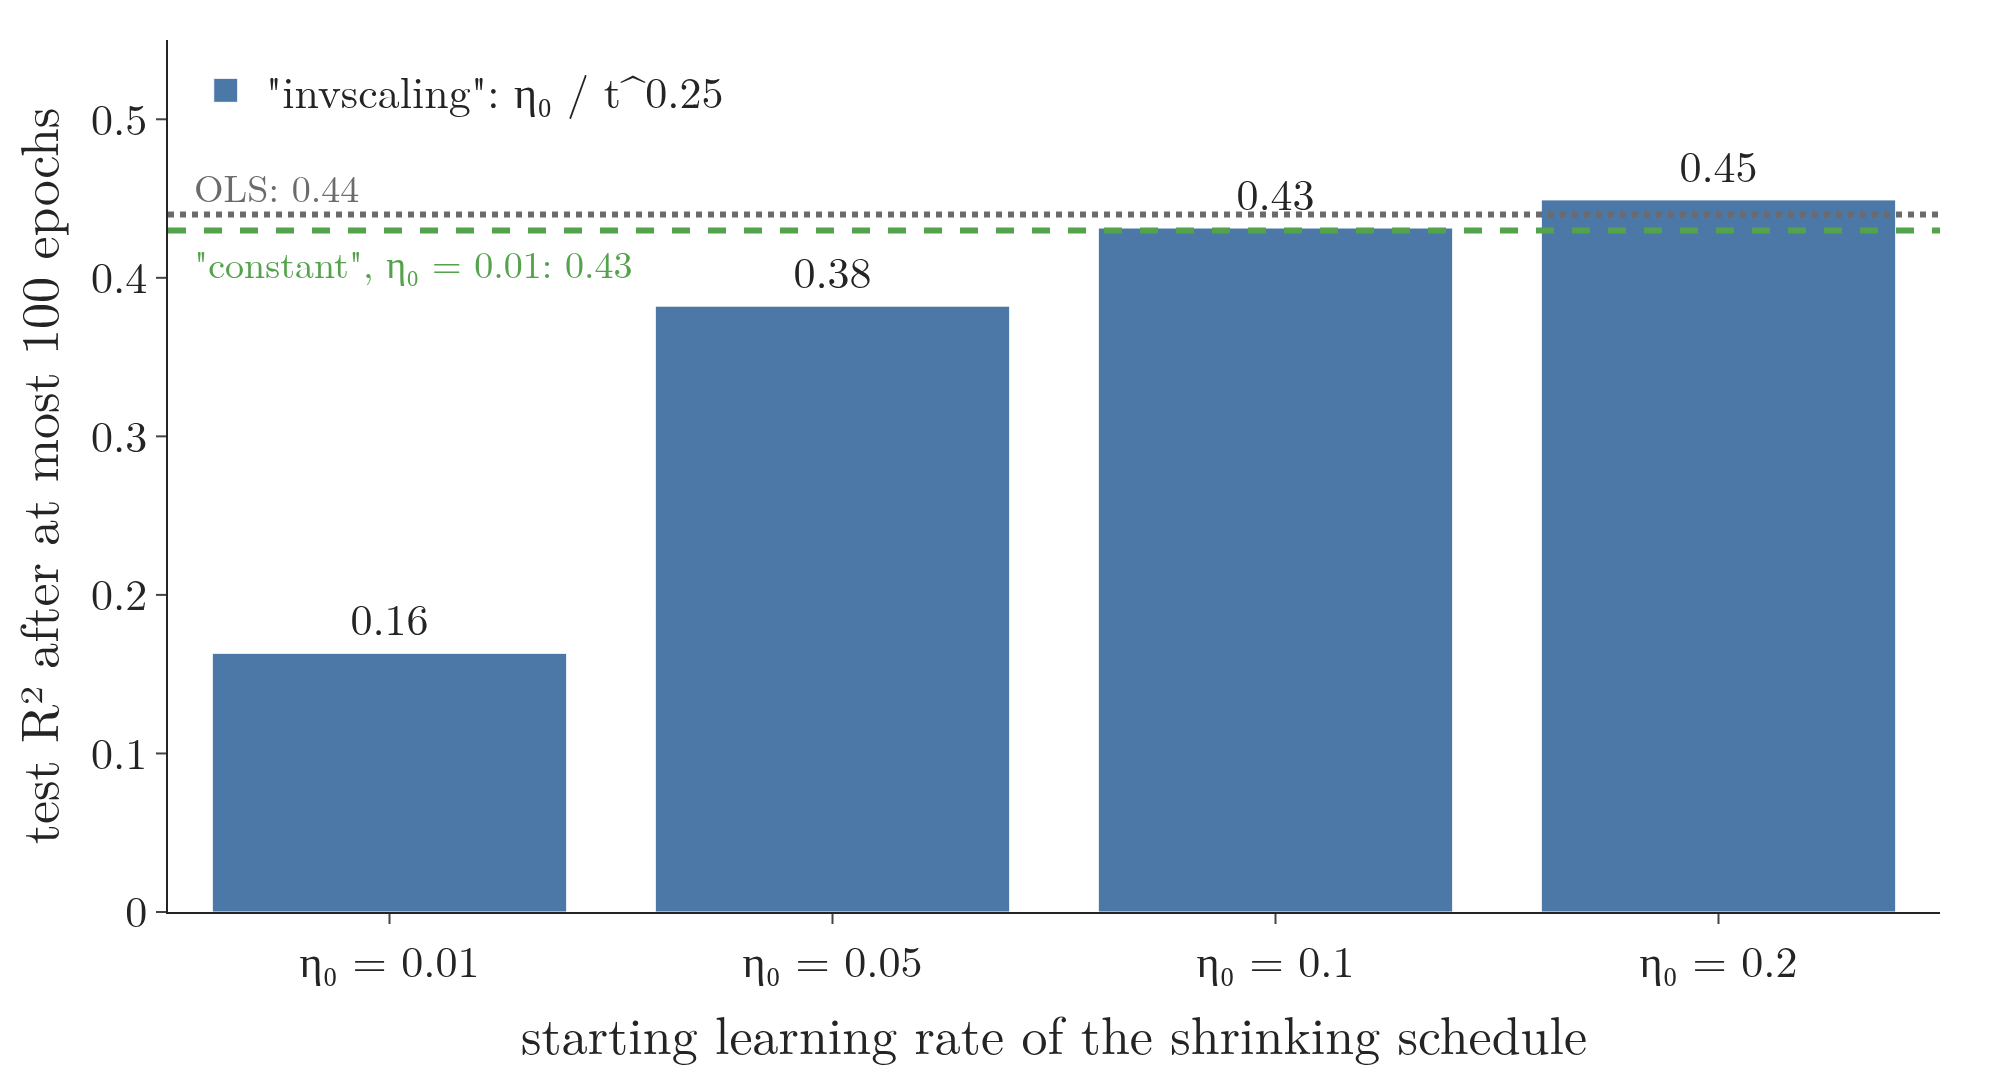

Python code for this plot:
"""SGDRegressor on the diabetes data (split random_state 2, max_iter 100, random_state 0), as in the Notebook
(Plotly). Test R2 for the shrinking "invscaling" schedule at four starting rates eta0, against the constant rate
0.01 and OLS. The schedule needs a larger start: 0.16 at eta0 = 0.01, 0.45 at eta0 = 0.2."""
import warnings
from pathlib import Path
import plotly.graph_objects as go
from sklearn.datasets import load_diabetes
from sklearn.linear_model import LinearRegression, SGDRegressor
from sklearn.model_selection import train_test_split
from gifkit import BLUE, FONT, GREEN, GREY

here = Path(__file__).parent
warnings.simplefilter("ignore")
X, y = load_diabetes(return_X_y=True)
X_train, X_test, y_train, y_test = train_test_split(X, y, test_size=0.2, random_state=2)
ols = LinearRegression().fit(X_train, y_train).score(X_test, y_test)
const = SGDRegressor(max_iter=100, learning_rate="constant", eta0=0.01, random_state=0).fit(X_train, y_train)
etas = [0.01, 0.05, 0.1, 0.2]
inv = [SGDRegressor(max_iter=100, learning_rate="invscaling", eta0=e, random_state=0).fit(X_train, y_train) for e in etas]
r2 = [r.score(X_test, y_test) for r in inv]
assert [round(v, 2) for v in r2] == [0.16, 0.38, 0.43, 0.45] and round(const.score(X_test, y_test), 2) == 0.43
assert const.n_iter_ == 97 and inv[-1].n_iter_ == 75
fig = go.Figure()
fig.add_bar(x=[f"η₀ = {e}" for e in etas], y=r2, marker_color=BLUE, name='"invscaling": η₀ / t^0.25',
            text=[f"{v:.2f}" for v in r2], textposition="outside", textfont=dict(size=22))
fig.add_hline(y=const.score(X_test, y_test), line=dict(color=GREEN, width=3, dash="dash"), opacity=1)
fig.add_hline(y=ols, line=dict(color=GREY, width=3, dash="dot"), opacity=1)
fig.add_annotation(x=-0.45, y=const.score(X_test, y_test), xanchor="left", yshift=-16, showarrow=False,
                   text='"constant", η₀ = 0.01: 0.43', font=dict(size=19, color=GREEN))
fig.add_annotation(x=-0.45, y=ols, xanchor="left", yshift=14, showarrow=False, text=f"OLS: {ols:.2f}",
                   font=dict(size=19, color=GREY))
fig.update_layout(template="simple_white", width=1000, height=540, font=FONT, showlegend=True,
                  xaxis=dict(title="starting learning rate of the shrinking schedule"),
                  yaxis=dict(title="test R² after at most 100 epochs", range=[0, 0.55]),
                  legend=dict(x=0.01, y=0.99), margin=dict(l=80, r=30, t=20, b=70))
fig.write_image(here / "sgd_eta0.png", scale=2)
